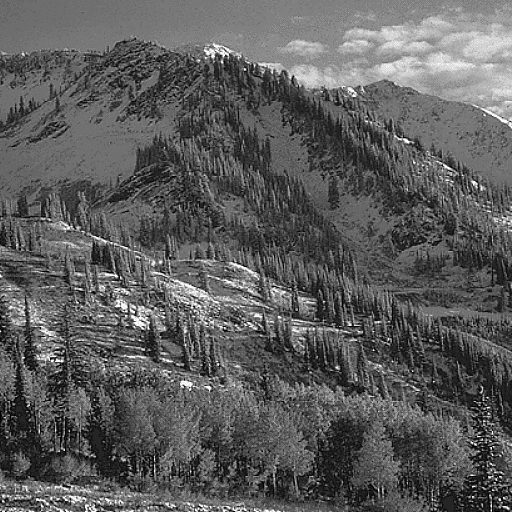
#> input picture test_data/14.gif, 512 x 512 px; its folder holds 4 pictures in this run
$ python test.py
#> lines starting #> are read from the running program, lines starting #| are printed output that depends on the picture
### .code/ImageStatisticalAnalysisUtils.py
import glob
import matplotlib.pyplot as plt
import numpy as np
from PIL import Image

def get_file_paths(directory_path: 'str') -> list:
    """Return a list of paths matching a pathname pattern."""
    return glob.glob(directory_path)

def addFrequencies(freqs, list):
    """Counts index values"""
    for i in list:
        freqs[i] += 1
    return freqs


class GalleryAnalyzer:
    "Computes statistical analysis for a given set of images, and creates histograms for working with Matlib.pyplot module"
    imageStats = []
    freqs = np.zeros([256])
    histogram_data = []

    def __init__(self, file_dir: "str"):
        files = get_file_paths(file_dir)
        #print(files)
        for image in files:
            data = np.array(Image.open(image).convert('L')).ravel().astype(int)
            self.freqs = addFrequencies(self.freqs, data)
#> the loop in addFrequencies, `for i in list:` made 262144 passes
#> i on passes 1 to 3: 110, 101, 101
#> after the loop in addFrequencies, `for i in list:`: freqs = 256 values, max 8426 at index 88, min 0 at index 1, mean 1024
#> self.freqs has the same summary as freqs in addFrequencies
            self.imageStats.append((Stats(data)))

    def getImageStatistics(self) -> list:
        """returns list of Stats instances, Stats store statistical information od images in dataset"""
        return self.imageStats

    def getMiData(self):
        """creates histogram using the average values of the images"""
        return np.array(list(map(lambda x:x.getMi(), self.imageStats)))

    def getSdData(self):
        """creates a histogram using the standard deviations of the images"""
        return np.array(list(map(lambda x:x.getSd(), self.imageStats)))

    def getMedData(self):
        """"creates a histogram using the median values of the images"""
        return np.array(list(map(lambda x:x.getMed(), self.imageStats)))

    # [16 lines left out: functions filterData, getMi, getVar, not called in this run]

    def getSd(self):
        """Returns standard deviation of dataset that includes all pixels from all images in a directory"""
        return np.sqrt(self.getVar())

    # [9 lines left out: function createHistogram, not called in this run]


class Stats:
    "Calculates statistical information for given data"
    data = []

    def __init__(self, data):
        self.data = data

    # [4 lines left out: function plotHistogram, not called in this run]

    def getMi(self) -> float:
        """calculates average value of data"""
        return np.average(self.data)

    def getSd(self) -> float:
        """calculates standard deviation of data"""
        return np.std(self.data)

    def getMed(self) -> float:
        """calculates median of data"""
        return np.median(self.data)

    def getData(self):
        """returns data"""
        return self.data

### .code/test.py
import numpy as np
import matplotlib.pyplot as plt
import ImageStatisticalAnalysisUtils as isa

np.random.seed(19680801)

n_bins = 10
MyGa = isa.GalleryAnalyzer("/home/antonio123/workspace/Github_projects/StatisticalImageAnalysis/test_data/*.gif")

#MyGa.createHistogram()
bins = 17
mi_data = MyGa.getMiData()
sd_data = MyGa.getSdData()
med_data = MyGa.getMedData()
x = np.dstack((mi_data, sd_data, med_data))[0]
print(x)

fig, ((ax0, ax1), (ax2, ax3)) = plt.subplots(nrows=2, ncols=2)
print(len(x[0]))
colors = ['red', 'tan', 'lime']

ax1.hist(x[0], n_bins, density=True, histtype='bar', stacked=True)
ax1.set_title('stacked bar')


fig.tight_layout()
plt.show()
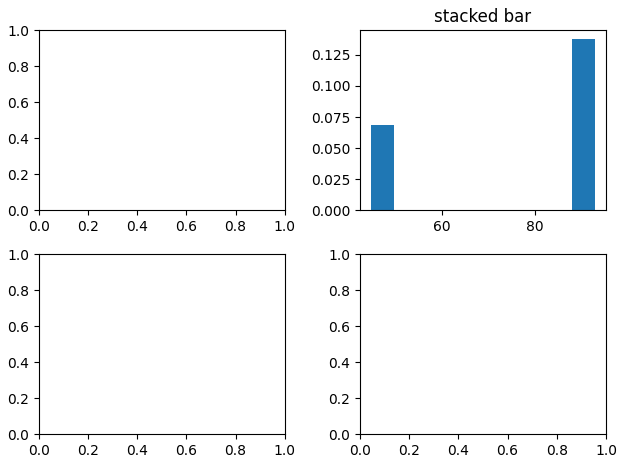
#> figure drawn by matplotlib, 1 panel; tallest bar 0.138 high, from x = 88.16 to 93
